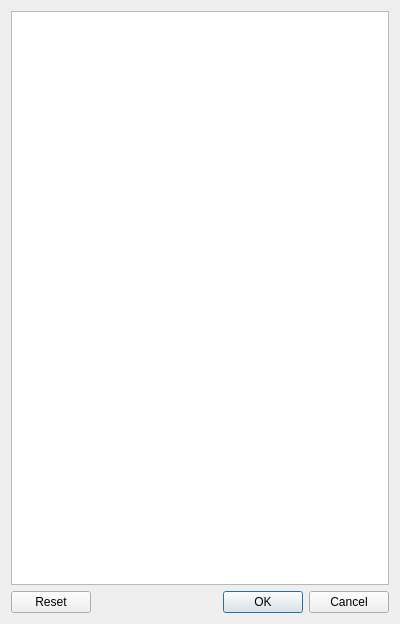
<?xml version="1.0" encoding="UTF-8"?>
<ui version="4.0">
 <class>DocTypeFilterDialog</class>
 <widget class="QDialog" name="DocTypeFilterDialog">
  <property name="geometry">
   <rect>
    <x>0</x>
    <y>0</y>
    <width>400</width>
    <height>624</height>
   </rect>
  </property>
  <property name="windowTitle">
   <string>Dialog</string>
  </property>
  <layout class="QVBoxLayout" name="verticalLayout">
   <item>
    <widget class="QListView" name="docTypesLV"/>
   </item>
   <item>
    <widget class="QDialogButtonBox" name="buttonBox">
     <property name="maximumSize">
      <size>
       <width>16777215</width>
       <height>30</height>
      </size>
     </property>
     <property name="orientation">
      <enum>Qt::Horizontal</enum>
     </property>
     <property name="standardButtons">
      <set>QDialogButtonBox::Cancel|QDialogButtonBox::Ok|QDialogButtonBox::Reset</set>
     </property>
    </widget>
   </item>
  </layout>
 </widget>
 <resources/>
 <connections>
  <connection>
   <sender>buttonBox</sender>
   <signal>accepted()</signal>
   <receiver>DocTypeFilterDialog</receiver>
   <slot>accept()</slot>
   <hints>
    <hint type="sourcelabel">
     <x>248</x>
     <y>254</y>
    </hint>
    <hint type="destinationlabel">
     <x>157</x>
     <y>274</y>
    </hint>
   </hints>
  </connection>
  <connection>
   <sender>buttonBox</sender>
   <signal>rejected()</signal>
   <receiver>DocTypeFilterDialog</receiver>
   <slot>reject()</slot>
   <hints>
    <hint type="sourcelabel">
     <x>316</x>
     <y>260</y>
    </hint>
    <hint type="destinationlabel">
     <x>286</x>
     <y>274</y>
    </hint>
   </hints>
  </connection>
 </connections>
</ui>
